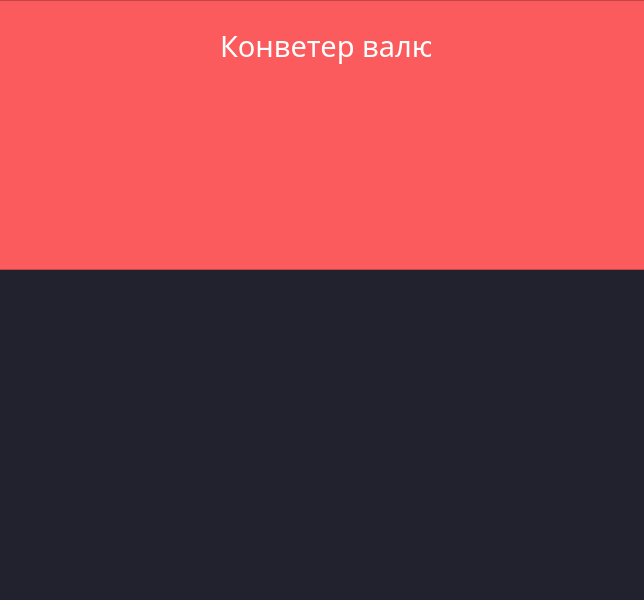
<?xml version="1.0" encoding="UTF-8"?>
<ui version="4.0">
 <class>MainWindow</class>
 <widget class="QMainWindow" name="MainWindow">
  <property name="geometry">
   <rect>
    <x>0</x>
    <y>0</y>
    <width>644</width>
    <height>600</height>
   </rect>
  </property>
  <property name="windowTitle">
   <string>MainWindow</string>
  </property>
  <property name="styleSheet">
   <string notr="true">background-color: #22222e</string>
  </property>
  <widget class="QWidget" name="centralwidget">
   <widget class="QFrame" name="frame">
    <property name="geometry">
     <rect>
      <x>-60</x>
      <y>0</y>
      <width>811</width>
      <height>270</height>
     </rect>
    </property>
    <property name="styleSheet">
     <string notr="true">background-color: #fb5b5d</string>
    </property>
    <property name="frameShape">
     <enum>QFrame::StyledPanel</enum>
    </property>
    <property name="frameShadow">
     <enum>QFrame::Raised</enum>
    </property>
    <widget class="QLabel" name="label">
     <property name="geometry">
      <rect>
       <x>280</x>
       <y>10</y>
       <width>211</width>
       <height>71</height>
      </rect>
     </property>
     <property name="font">
      <font>
       <family>Impact</family>
       <pointsize>22</pointsize>
      </font>
     </property>
     <property name="styleSheet">
      <string notr="true">color: white</string>
     </property>
     <property name="text">
      <string>Конветер валют</string>
     </property>
    </widget>
    <widget class="QLabel" name="label_2">
     <property name="geometry">
      <rect>
       <x>10</x>
       <y>10</y>
       <width>47</width>
       <height>13</height>
      </rect>
     </property>
     <property name="text">
      <string/>
     </property>
     <property name="pixmap">
      <pixmap>D:/UserFolders/Desktop/png-transparent-computer-icons-data-conversion-concert-miscellaneous-blue-angle.png</pixmap>
     </property>
     <property name="scaledContents">
      <bool>true</bool>
     </property>
    </widget>
    <widget class="QLineEdit" name="lineEdit">
     <property name="geometry">
      <rect>
       <x>190</x>
       <y>320</y>
       <width>380</width>
       <height>60</height>
      </rect>
     </property>
     <property name="font">
      <font>
       <family>Impact</family>
       <pointsize>16</pointsize>
      </font>
     </property>
     <property name="styleSheet">
      <string notr="true">background-color: #22222e;
border: 2px solid #f66867;
border-radius: 30;
color: white;</string>
     </property>
    </widget>
   </widget>
  </widget>
 </widget>
 <resources/>
 <connections/>
</ui>
